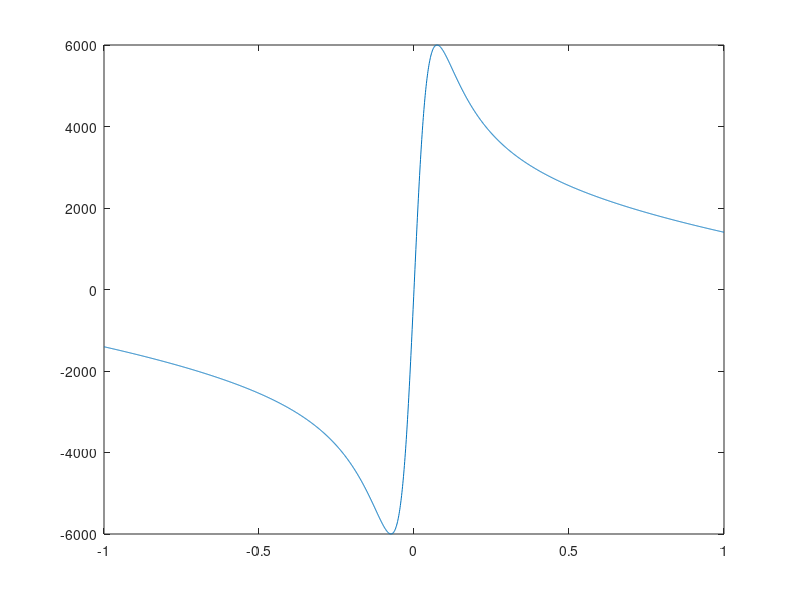

The MATLAB source for this figure: (Note: this script raises an error after producing the figure.)
kappa = -1:0.001:1; 

B = 10;
C = 2.75;
D = 6000;
E = 0.965;
fx_L1 = D*sin(C*  atan( B*kappa - E*(B*kappa - atan(B*kappa)))  );

figure;plot(kappa,fx_L1);


vehicleDirectory = fullfile(jatecPath,'Resources/In house code/Vehicle Parameters/');
carFilename = '2015_Corvette_C7R.mat';
fullVehicleFile = fullfile(vehicleDirectory,'Corvette',carFilename);
% carFileName = 'LimebeerF1Car.mat';
% fullVehicleFile = fullfile(vehicleDirectory,'Optimal Control Research',carFileName);
load(fullVehicleFile);
fx_L1 = simplifiedPacejka(2000,0,kappa,vehicle.tire_front.coeff.meas);

hold all;plot(kappa,fx_L1);